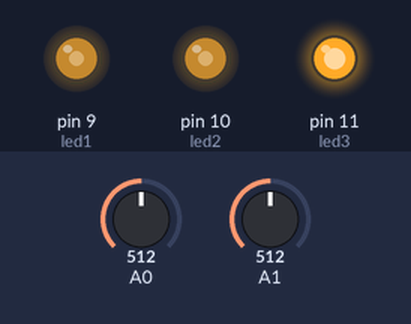
The sketch below on a simulated Arduino Uno, built with avr-gcc and run on an emulated ATmega328P. On the bench: output pins drawn as LEDs (lit = HIGH). Inputs (shaded band) come from the test bench; at power-on: A0 = 512, A1 = 512.

Above: at 1.2 s.
1.3 s: A0 set to 716
At 1.8 s:
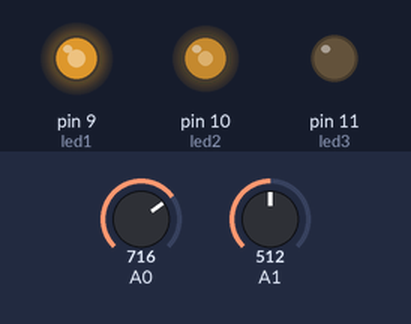
2.8 s: A1 set to 716
At 4.0 s:
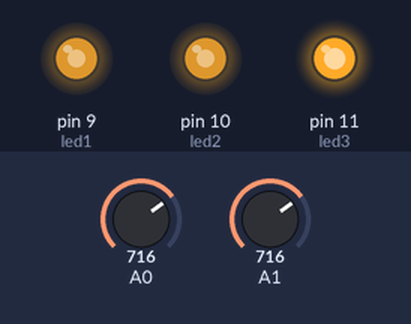
4.3 s: A0 set to 900
At 5.3 s:
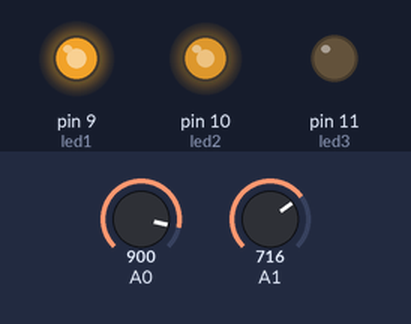
5.8 s: A1 set to 900
At 6.4 s:
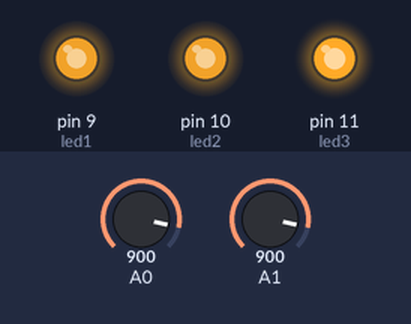
7.3 s: A0 set to 1023
At 8.5 s:
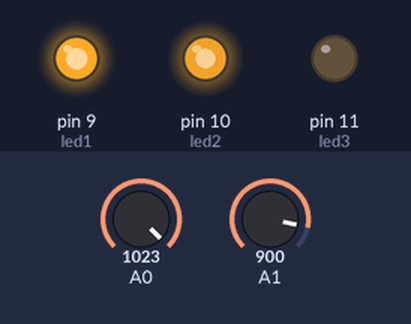
8.8 s: A1 set to 511
At 9.8 s:
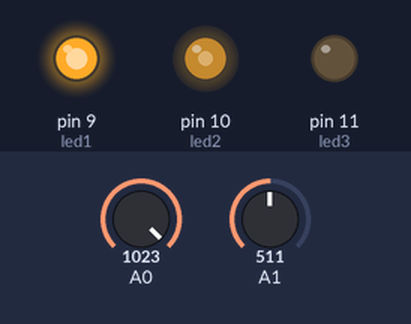
Timing chart, 0 to 11.3 s (numbered marks = the images above; inputs shaded):
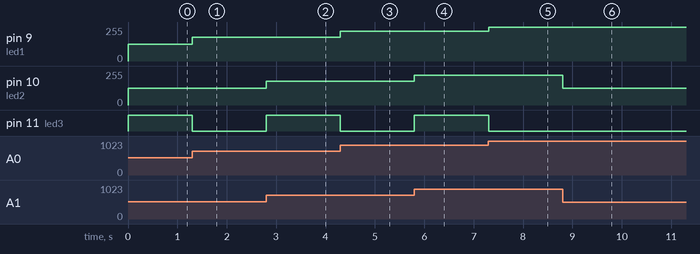

Measured:
- after the input at 1.3 s, pin 9 (led1): 127/255 → 178/255 at once; pin 11 (led3): HIGH → LOW at once
- after the input at 2.8 s, pin 10 (led2): 127/255 → 178/255 at once; pin 11 (led3): LOW → HIGH at once
- after the input at 4.3 s, pin 9 (led1): 178/255 → 224/255 at once; pin 11 (led3): HIGH → LOW at once
- after the input at 5.8 s, pin 10 (led2): 178/255 → 224/255 at once; pin 11 (led3): LOW → HIGH at once
- after the input at 7.3 s, pin 9 (led1): 224/255 → 255/255 at once; pin 11 (led3): HIGH → LOW at once
- after the input at 8.8 s, pin 10 (led2): 224/255 → 127/255 at once

The sketch:

two_dimmer_circuit.ino
```cpp
const int pot1 = A0;
const int pot2 = A1;
const int led1 = 9;
const int led2 = 10;
const int led3 = 11;

int sensorValue = 0;
int outputValue = 0;

void setup() {
  analogWrite(led1, 0);
  analogWrite(led2, 0);
  analogWrite(led3, 0);
}

int dimmer(int pot, int led) {
  sensorValue = analogRead(pot);
  outputValue = map(sensorValue, 0, 1023, 0, 255);
  analogWrite(led, outputValue);
  return sensorValue;
}

void loop() {
  int dim1 = dimmer(pot1, led1);
  int dim2 = dimmer(pot2, led2);

  if (abs(dim1-dim2) < 10) {
    analogWrite(led3, 255);
  } else {
    analogWrite(led3, 0);
  }

  delay(2);
}
```
